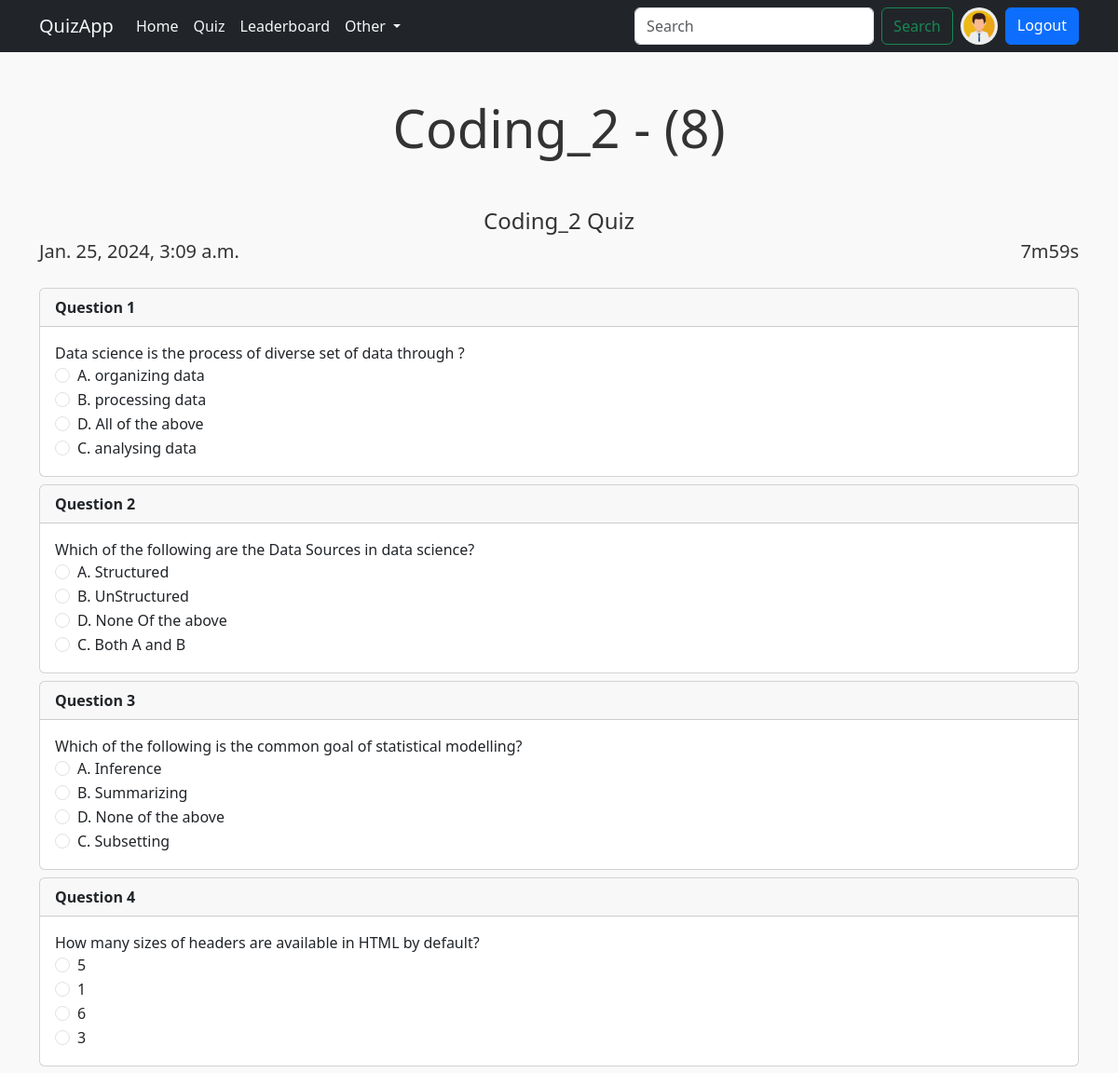
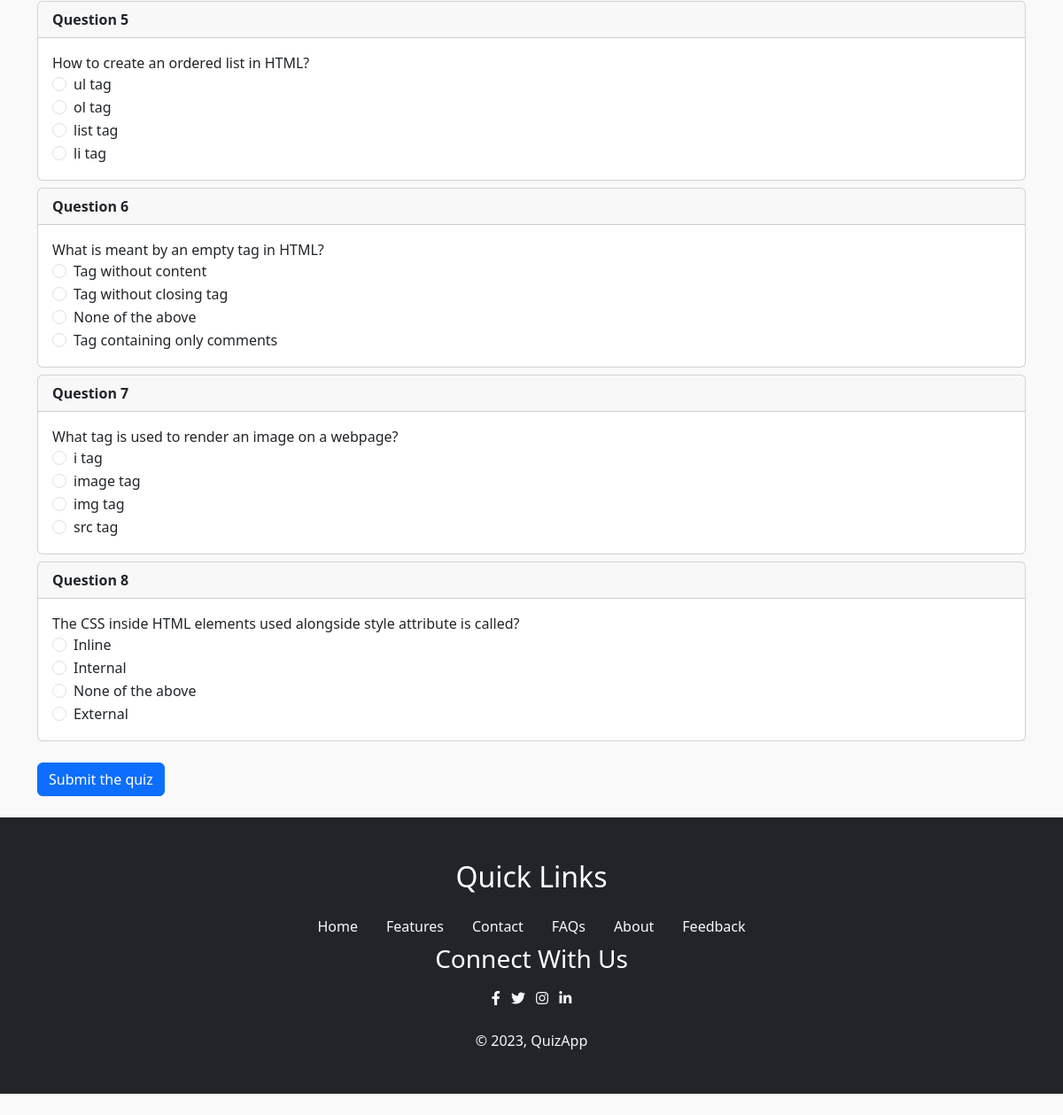
Screenshot of /quiz/4 (signed in) with the database file from the repository (2 pictures, top to bottom).
### account/models.py (models this page shows, shortened)
class Profile(models.Model):
    user=models.OneToOneField(User,on_delete=models.CASCADE,null=True,verbose_name='User Object')
    bio=models.TextField(blank=True,null=True)
    profile_img=models.ImageField(upload_to='profile_images',default='user.jpg',blank=True,null=True,verbose_name='Profile_pic')
    location=models.CharField(max_length=100,blank=True,null=True)
    GENDER=(
        ('Male','Male'),
        ('Female','Female'),
        ('Other','Other'),
    )
    gender=models.CharField(max_length=6,choices=GENDER,blank=True,null=True)

### quiz/models.py (models this page shows, shortened)
class Quiz(models.Model):
    title = models.CharField(max_length=255)
    description = models.TextField()
    category = models.ForeignKey(Category, on_delete=models.CASCADE)
    quiz_file = models.FileField(upload_to='quiz/')
    created_at = models.DateTimeField(auto_now_add=True)
    updated_at = models.DateTimeField(auto_now=True)
    class Meta:
        verbose_name_plural = 'Quizzes'

class Question(models.Model):
    quiz = models.ForeignKey(Quiz, on_delete=models.CASCADE)
    text = models.TextField()

class Choice(models.Model):
    question = models.ForeignKey(Question, on_delete=models.CASCADE)
    text = models.CharField(max_length=255)
    is_correct = models.BooleanField(default=False)

### quiz/views.py (the view, shortened to what this page needs)
# urls.py: path('<int:quiz_id>', views.quiz_view, name='quiz'),
@login_required(login_url='login')
def quiz_view(request, quiz_id):
    user_object = User.objects.get(username=request.user)
    user_profile = Profile.objects.get(user=user_object)
    quiz = Quiz.objects.filter(id=quiz_id).first()
    total_questions = quiz.question_set.all().count()
    if quiz != None:
        context = {"user_profile": user_profile, "quiz": quiz}
    else:
        return redirect('all_quiz')
    return render(request, 'quiz.html', context)

### templates/quiz.html (shortened to what this page needs)
{% extends 'index.html' %}
{% block content %}
    <h1 class="display-4 text-center my-5">{{quiz.title}} - ({{quiz.question_set.all|length}})</h1>
    <p class="fs-4 text-center container">{{quiz.description}}</p>
    <div class="container">
        <div class="d-flex justify-content-between">
            <span class="fs-5">{{quiz.created_at}}</span>
            <span class="fs-5" id="timer">10:00</span>
        </div>
        <div class="questions my-4">
            {% for question in quiz.question_set.all %}
            <div class="card mb-2 question">
                <div class="card-header fw-bold">
                    Question {{forloop.counter}}
                </div>
                <div class="card-body">
                    <p class="card-text">{{question.text}}</p>
                    {% for option in question.choice_set.all %}
                    <div class="form-check">
                        <label class="form-check-label" for="{{option.id}}">
                            <input class="form-check-input" value="{{option.text}}" type="radio" name="{{option.question.id}}" id="{{option.id}}">
                            {{option.text}}
                        </label>
                    </div>
                    {% endfor %}
                </div>
            </div>
            {% endfor %}
        </div>
        <form action="" method="post" id="quiz-form">
            <button type="submit" class="btn btn-primary" id="submit-button">Submit the quiz</button>
        </form>
    </div>
{% endblock content %}

### templates/components/navbar.html (shortened to what this page needs)
<nav class="navbar navbar-expand-lg navbar-dark bg-dark">
    <div class="container">
        <a class="navbar-brand" href="{% url 'home' %}">QuizApp</a>
        <div class="collapse navbar-collapse" id="navbarSupportedContent">
            <ul class="navbar-nav me-auto mb-2 mb-lg-0">
                <li class="nav-item">
                    <a class="nav-link active" aria-current="page" href="{% url 'home' %}">Home</a>
                </li>
                <li class="nav-item">
                    <a class="nav-link" href="{% url 'all_quiz' %}">Quiz</a>
                </li>
                <li class="nav-item">
                    <a class="nav-link" href="{% url 'leaderboard' %}">Leaderboard</a>
                </li>
                <li class="nav-item dropdown">
                    <a class="nav-link dropdown-toggle" href="#" role="button" data-bs-toggle="dropdown"
                        aria-expanded="false">
                        Other
                    </a>
                </li>
            </ul>
            <form class="d-flex" role="search">
                <input class="form-control me-2" type="search" placeholder="Search" aria-label="Search">
                <button class="btn btn-outline-success" type="submit">Search</button>
                {% if request.user.is_authenticated %}
                <a href="{% url 'profile' request.user.username %}" class="mx-2">
                    <img src="{{user_profile.profile_img.url}}" class="rounded-circle" width="40" height="40" alt="profile_img">
                </a>
                <a href="{% url 'logout' %}" class="btn btn-primary">Logout</a>
                {% else %}
                <a href="{% url 'login' %}" class="btn btn-primary ms-2">Login</a>
                {% endif %}
            </form>
        </div>
    </div>
</nav>

### static/css/welcome.css (style rules this page uses)
body, h1, h2, h3, p { margin: 0; padding: 0; }
body { font-family: 'Segoe UI', Tahoma, Geneva, Verdana, sans-serif; background-color: #f9f9f9; color: #333; }
.navbar { background-color: #2c3e50; color: #ecf0f1; }
.navbar-brand, .navbar-nav .nav-link { color: #f4f7f7 !important; }

### rows the page displays
Profile: profile_img (placeholder picture)
Quiz: title "Coding_2", question_set.all|length "8", description "Coding_2 Quiz", created_at "Jan. 25, 2024, 3:09 a.m."
Question: text "Data science is the process of diverse set of data through ?"
Choice: text "A. organizing data"
Choice: text "B. processing data"
Choice: text "D. All of the above"
Choice: text "C. analysing data"
Question: text "Which of the following are the Data Sources in data science?"
Choice: text "A. Structured"
Choice: text "B. UnStructured"
Choice: text "D. None Of the above"
Choice: text "C. Both A and B"
Question: text "Which of the following is the common goal of statistical modelling?"
Choice: text "A. Inference"
Choice: text "B. Summarizing"
Choice: text "D. None of the above"
Choice: text "C. Subsetting"
Question: text "How many sizes of headers are available in HTML by default?"
Choice: text "5"
Choice: text "1"
Choice: text "6"
Choice: text "3"
Question: text "How to create an ordered list in HTML?"
Choice: text "ul tag"
Choice: text "ol tag"
Choice: text "list tag"
Choice: text "li tag"
Question: text "What is meant by an empty tag in HTML?"
Choice: text "Tag without content"
Choice: text "Tag without closing tag"
Choice: text "None of the above"
Choice: text "Tag containing only comments"
Question: text "What tag is used to render an image on a webpage?"
Choice: text "i tag"
Choice: text "image tag"
Choice: text "img tag"
Choice: text "src tag"
Question: text "The CSS inside HTML elements used alongside style attribute is called?"
Choice: text "Inline"
Choice: text "Internal"
Choice: text "None of the above"
Choice: text "External"
